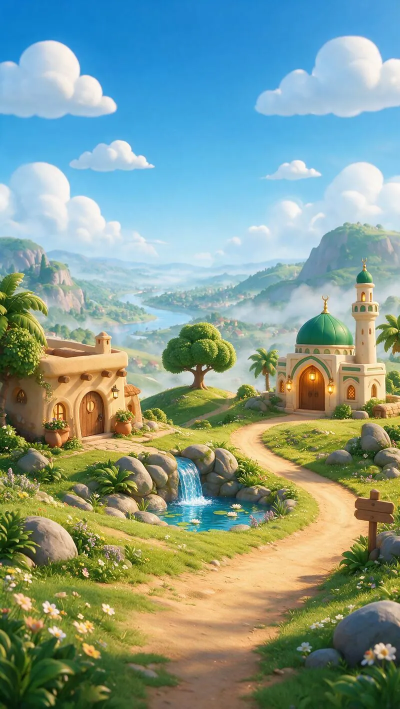
#> input picture next/home/img/map/day1.webp, 800 x 1417 px (shown at 1/2 size)
$ python -i postprocess.py   (imports and definitions only)
#> lines starting #> are read from the running program, lines starting #| are printed output that depends on the picture; after the words box and inside, x2 and y2 are one past the last pixel; in counts of white or black regions, pixels touching at a corner belong together
#> further down, picture is the input picture: PIL image 800x1417 RGB; mean R, G, B 132.2, 156, 142.5
#!/usr/bin/env python3
"""Post-process downloaded Higgsfield outputs into the final webp assets.

  python3 postprocess.py --in DOWNLOADS_DIR [--root /home/claude/athar] [--only map_day,S2] [--dry-run] [--out-root DIR]

Input files are matched by stem to manifest ids: map_day.png, map_sun.jpg, map_night.png, door_hifz.png, S2.png ... S12.png
(any of png/jpg/jpeg/webp). Writes to the manifest target paths under --root (or --out-root for a safe trial).

Background removal: generation uses a flat #7B2FF7 (violet) background, so the default is a deterministic magenta key
(flood-fill from the image border + soft edge + despill). Only background-connected magenta is removed, so pink/purple parts of
the object survive. `--rembg` switches to rembg if it is installed (pip install rembg); otherwise the magenta key is the documented fallback.
"""
import argparse, glob, io, json, os, sys
import numpy as np
from PIL import Image
from scipy import ndimage as ndi

HERE = os.path.dirname(os.path.abspath(__file__))
BUDGET = {"map": 250, "door": 60, "mark": 40}

# [7 lines left out: function find_input, not called in this run]

STRONG = False   # --strong-despill: cut the violet halo around glowing marks
KEY = (123, 47, 247)   # flat violet #7B2FF7 background (owner asked for no pink)

def key_magenta(im, hard=70.0, soft=150.0, use_rembg=False):
    """RGBA with the border-connected magenta background removed."""
#> called with hard = 70, soft = 150, use_rembg = False
    im = im.convert("RGB")
    if use_rembg:
        try:
            from rembg import remove
            return remove(im).convert("RGBA")
        except Exception as e:
            print("  rembg unavailable (%s) -> magenta key" % e)
    a = np.asarray(im).astype(np.float32)
    d = np.sqrt((a[..., 0] - KEY[0]) ** 2 + (a[..., 1] - KEY[1]) ** 2 + (a[..., 2] - KEY[2]) ** 2)
    cand = d < soft
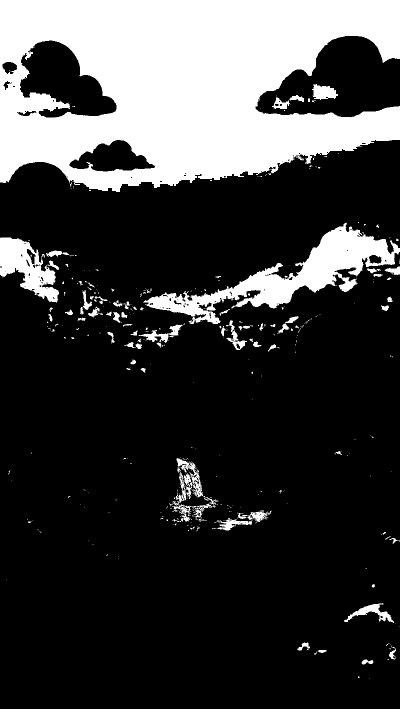
#> cand: shape (1417, 800) bool (shown at 1/2 size); 23.6% white; 401 white regions (318 under 20 px), largest, box (x1, y1, x2, y2) and area: (0, 0, 800, 384) 217473, (286, 445, 800, 648) 26460, (0, 475, 118, 605) 7618
    lab, n = ndi.label(cand)
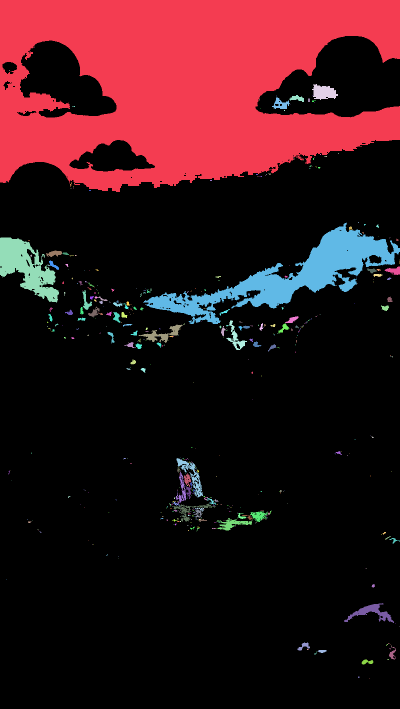
#> lab: shape (1417, 800) int32 (shown at 1/2 size); 580 distinct labels, from 0 to 579; one colour per label, 0 black
#> n = 579
    border = np.unique(np.concatenate([lab[0], lab[-1], lab[:, 0], lab[:, -1]]))
#> border = [0, 1, 53, 59, 69, 71, 77, 548, 564]
    border = border[border > 0]
#> border = [1, 53, 59, 69, 71, 77, 548, 564]
    bgc = np.isin(lab, border)                       # candidate pixels connected to the border
#> bgc: shape (1417, 800) bool; 22.2% white; 8 white regions (3 under 20 px), largest, box (x1, y1, x2, y2) and area: (0, 0, 800, 384) 217450, (286, 445, 800, 648) 26415, (0, 475, 118, 605) 7616, (769, 533, 800, 550) 304, (779, 1076, 800, 1087) 72
    # enclosed pockets (arch openings, scale pans): strongly-magenta regions not touching the border are background too
    sl, sn = ndi.label(d < hard)
#> sl: shape (1417, 800) int32; every value is 0
#> sn = 0
    if sn:
        area = ndi.sum(np.ones_like(sl), sl, index=np.arange(1, sn + 1))
        keep = np.isin(sl, np.where(area >= 25)[0] + 1)
        grow = ndi.binary_dilation(keep, iterations=3) & cand
        bgc = bgc | (ndi.binary_propagation(keep, mask=cand) if False else grow) | keep
    core = bgc & (d < hard)                          # definitely background
#> core: shape (1417, 800) bool; every value is 0
    alpha = np.ones(d.shape, np.float32)
    ramp = np.clip((d - hard) / (soft - hard), 0, 1)
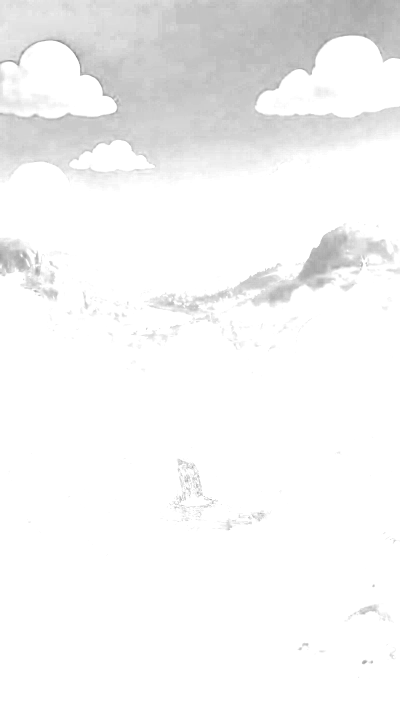
#> ramp: shape (1417, 800) float32 (shown at 1/2 size); min 0.463, max 1, mean 0.962
    alpha[bgc] = ramp[bgc]
    alpha[core] = 0
    # despill: pull magenta out of semi-transparent edge pixels
    edge = bgc & (alpha > 0) & (alpha < 1)
    r, g, b = a[..., 0].copy(), a[..., 1], a[..., 2].copy()
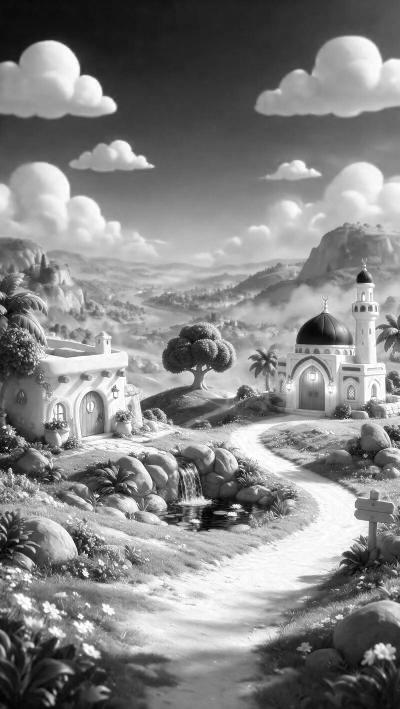
#> r: shape (1417, 800) float32 (shown at 1/2 size); min 0, max 255, mean 132.2
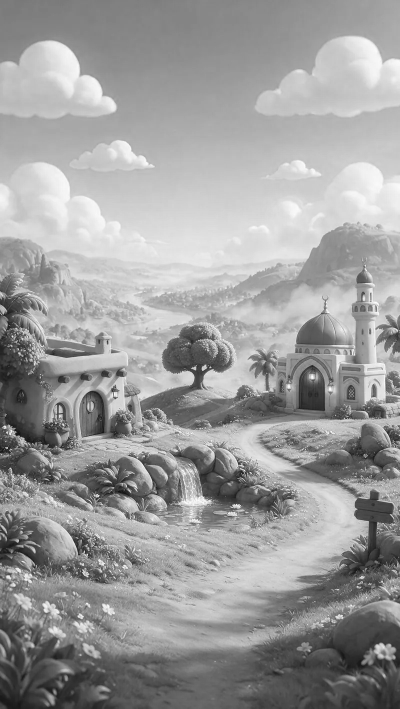
#> g: shape (1417, 800) float32 (shown at 1/2 size); min 3, max 255, mean 156
    lim = np.maximum(g, 0) + 20
    r[edge] = np.minimum(r[edge], lim[edge]); b[edge] = np.minimum(b[edge], lim[edge])
#> after `b[edge] = np.minimum(b[edge], lim[edge])`:
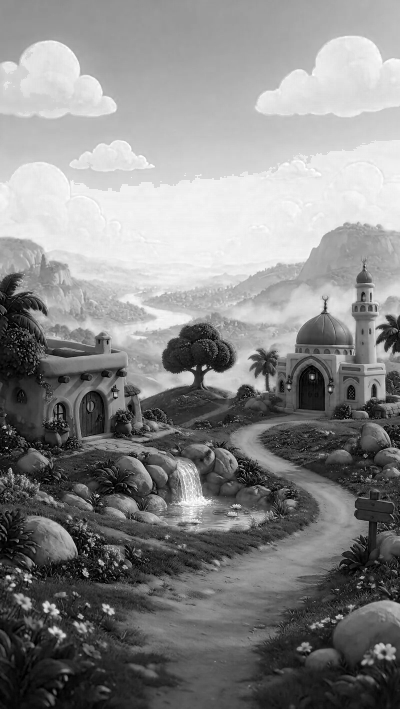
#> b: shape (1417, 800) float32 (shown at 1/2 size); min 0, max 255, mean 134.7
    out = np.dstack([r, g, b, alpha * 255]).clip(0, 255).astype(np.uint8)
    # a 1px erosion of alpha removes the last halo
    al = ndi.grey_erosion(out[..., 3], size=(2, 2))
    out[..., 3] = al
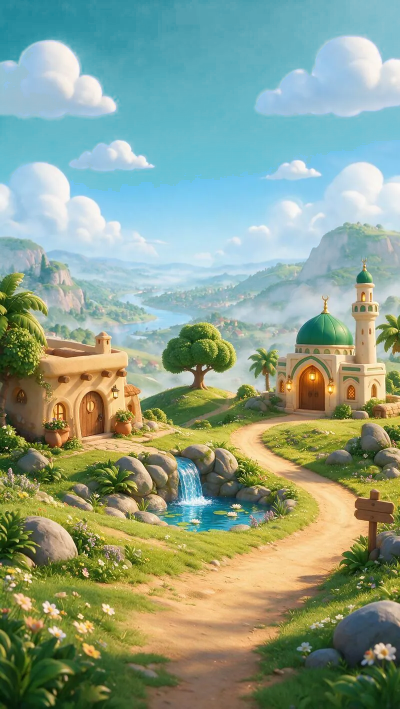
#> out: shape (1417, 800, 4) (shown at 1/2 size); mean of channels 0, 1, 2, 3 132.2, 156, 134.7, 245; transparent parts drawn white
    if STRONG:
        # glow halos are generated blended with the violet background: replace the colour of every semi-transparent pixel
        # with the colour of the nearest solid pixel, and tighten the alpha ramp so the halo fades out sooner.
        alpha = out[..., 3].astype(np.float32) / 255.0
        # violet-tinted halo pixels (blue clearly above green, red above green) are background bleed: fade them out by tint
        rf, gf, bf = (out[..., i].astype(np.float32) for i in range(3))
        tint = np.clip(((bf - gf) - 8.0) / 28.0, 0, 1) * (rf > gf - 6)
        alpha = alpha * (1.0 - tint)
        solid = alpha >= 0.98
        if solid.any():
            _, (iy, ix) = ndi.distance_transform_edt(~solid, return_indices=True)
            semi = alpha < 0.98
            for c in range(3):
                ch = out[..., c]
                ch[semi] = ch[iy[semi], ix[semi]]
        out[..., 3] = (np.clip((alpha - 0.40) / 0.60, 0, 1) * 255).astype(np.uint8)
    return Image.fromarray(out, "RGBA")

# [32 lines left out: functions trim, save_webp, cover, not called in this run]

def fit(im, longest):
    s = longest / max(im.size)
    return im.resize((max(1, round(im.width * s)), max(1, round(im.height * s))), Image.LANCZOS) if s < 1 else im

# [89 lines left out: functions do_map, do_door, do_sheet, main, not called in this run]

# [2 lines not run here, left out]

>>> from PIL import Image
>>> picture = Image.open('../../home/img/map/day1.webp')
>>> result = key_magenta(picture)

$ run again, on next/home/img/map/night2.webp
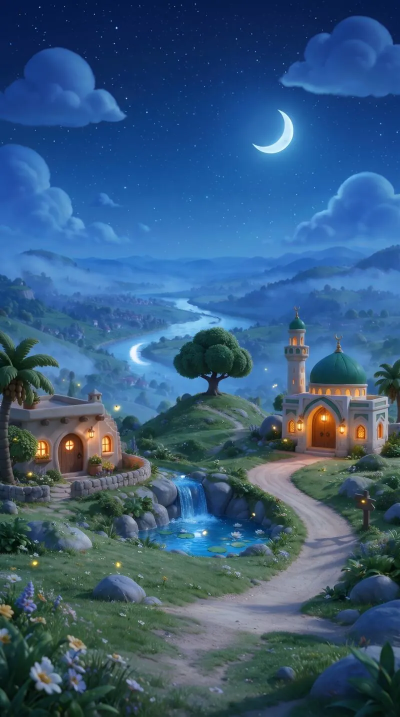
#> input picture next/home/img/map/night2.webp, 800 x 1433 px (shown at 1/2 size)
#> picture is the input picture: PIL image 800x1433 RGB; mean R, G, B 55.5, 90.6, 123.8
#> cand: shape (1433, 800) bool; 47.8% white; 862 white regions (723 under 20 px), largest, box (x1, y1, x2, y2) and area: (0, 179, 800, 929) 391142, (282, 931, 715, 1390) 54567, (556, 32, 800, 197) 26386
#> in key_magenta, `lab, n = ndi.label(cand)`:
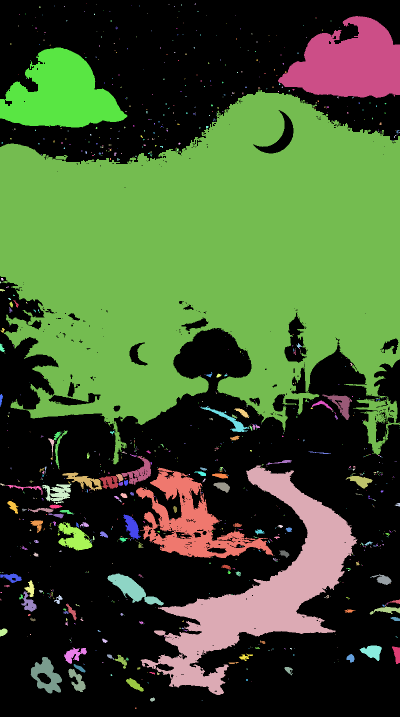
#> lab: shape (1433, 800) int32 (shown at 1/2 size); 1107 distinct labels, from 0 to 1106; one colour per label, 0 black
#> n = 1106
#> in key_magenta, `border = np.unique(np.concatenate([lab[0], lab[-1], lab[:, 0], lab[:, ..`: border = 22 values from 0 to 1057
#> in key_magenta, `border = border[border > 0]`: border = 21 values from 24 to 1057
#> bgc: shape (1433, 800) bool; 38.8% white; 21 white regions (6 under 20 px), largest, box (x1, y1, x2, y2) and area: (0, 179, 800, 929) 391000, (556, 32, 800, 196) 26368, (0, 95, 255, 255) 25071
#> sl: shape (1433, 800) int32; every value is 0
#> sn = 0
#> core: shape (1433, 800) bool; every value is 0
#> in key_magenta, `out[..., 3] = al`:
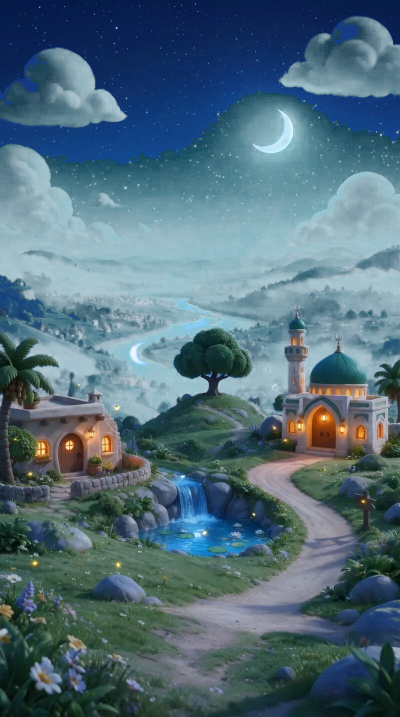
#> out: shape (1433, 800, 4) (shown at 1/2 size); mean of channels 0, 1, 2, 3 55.5, 90.6, 106.7, 221.8; transparent parts drawn white

$ run again, on next/home/img/map/night3.webp
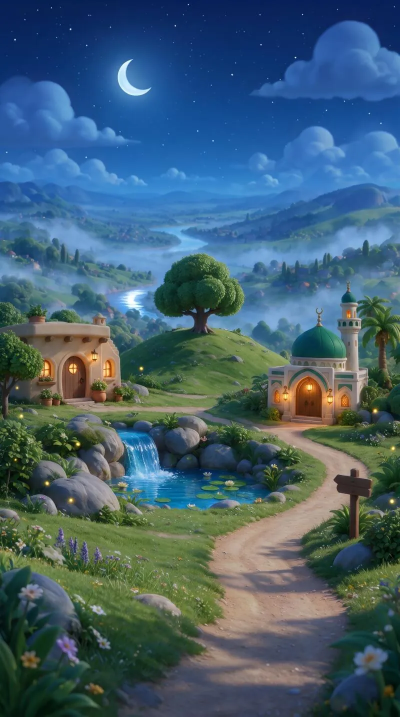
#> input picture next/home/img/map/night3.webp, 800 x 1433 px (shown at 1/2 size)
#> picture is the input picture: PIL image 800x1433 RGB; mean R, G, B 67.3, 95.5, 111.2
#> cand: shape (1433, 800) bool; 35.4% white; 688 white regions (561 under 20 px), largest, box (x1, y1, x2, y2) and area: (0, 41, 800, 768) 361021, (230, 860, 357, 1016) 8375, (80, 923, 233, 1015) 4808
#> in key_magenta, `lab, n = ndi.label(cand)`:
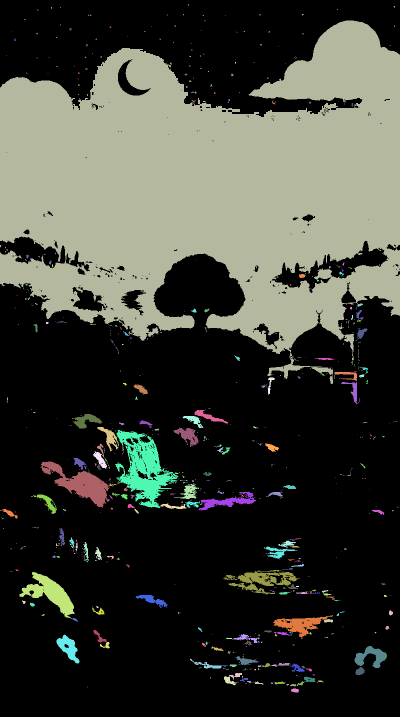
#> lab: shape (1433, 800) int32 (shown at 1/2 size); 920 distinct labels, from 0 to 919; one colour per label, 0 black
#> n = 919
#> in key_magenta, `border = np.unique(np.concatenate([lab[0], lab[-1], lab[:, 0], lab[:, ..`: border = [0, 22, 128, 623]
#> in key_magenta, `border = border[border > 0]`: border = [22, 128, 623]
#> bgc: shape (1433, 800) bool; 31.5% white; 3 white regions (1 under 20 px), largest, box (x1, y1, x2, y2) and area: (0, 41, 800, 768) 360887, (0, 1018, 35, 1037) 204
#> sl: shape (1433, 800) int32; every value is 0
#> sn = 0
#> core: shape (1433, 800) bool; every value is 0
#> in key_magenta, `out[..., 3] = al`:
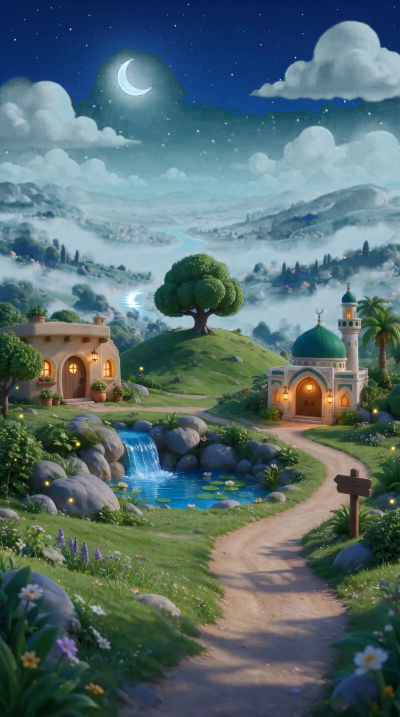
#> out: shape (1433, 800, 4) (shown at 1/2 size); mean of channels 0, 1, 2, 3 67.3, 95.5, 99.5, 229.1; transparent parts drawn white
